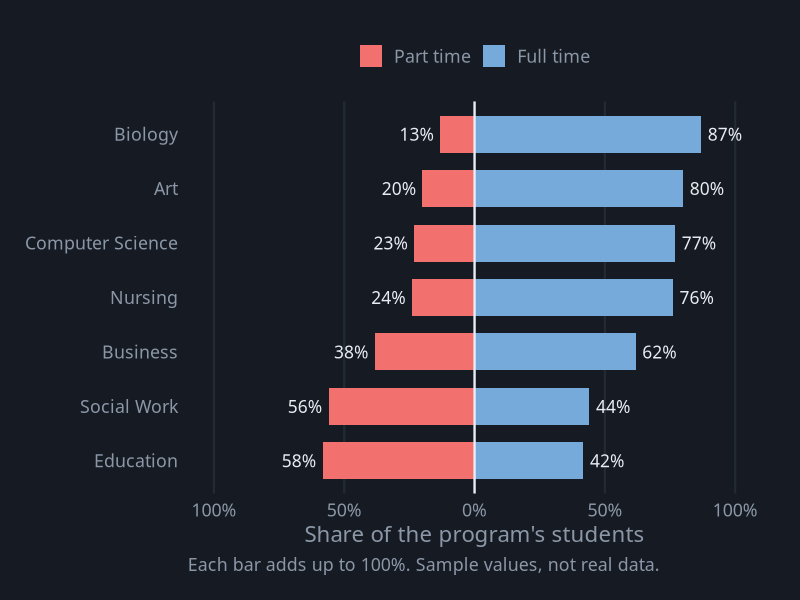
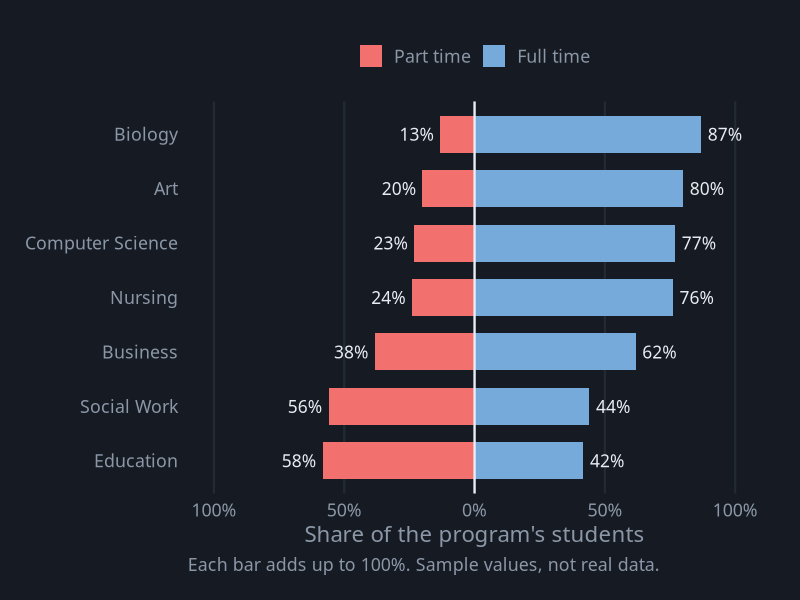

R code for these plots, in order:
# Spine Chart
# Question: What share of each program's students are full time and part time?
# Put this script and spine.csv in the same folder, then in RStudio choose
# Session > Set Working Directory > To Source File Location.

library(tidyverse)

# ---- Gallery look: dark background, soft gray text ----
font <- "IBM Plex Sans"   # use "sans" if IBM Plex Sans is not installed
ink  <- "#8B97A7"

theme_gallery <- function() {
  theme_minimal(base_size = 16, base_family = font) +
    theme(
      plot.background  = element_rect(fill = "#161B23", color = NA),
      panel.grid       = element_line(color = "#222A34"),
      panel.grid.minor = element_blank(),
      text             = element_text(color = ink),
      axis.text        = element_text(color = ink),
      legend.position  = "top",
      legend.title     = element_blank(),
      plot.margin      = margin(24, 28, 18, 18)
    )
}

pal <- c("Part time" = "#F2716F", "Full time" = "#75AADB")

df <- read_csv("spine.csv", show_col_types = FALSE) |>
  mutate(total       = full_time + part_time,
         `Full time` = full_time / total,
         `Part time` = -part_time / total,          # negative, so it extends left
         program     = fct_reorder(program, `Full time`)) |>
  pivot_longer(c(`Part time`, `Full time`), names_to = "side", values_to = "share")

p <- ggplot(df, aes(x = share, y = program, fill = side)) +
  geom_col(width = 0.68) +
  geom_vline(xintercept = 0, color = "#E8EDF4", linewidth = 0.8) +
  # each share is written just past the outer end of its half
  geom_text(aes(label = scales::percent(abs(share), accuracy = 1),
                hjust = if_else(share > 0, -0.2, 1.2)),
            color = "#E8EDF4", family = font, size = 4.4) +
  scale_x_continuous(labels = function(x) scales::percent(abs(x)), limits = c(-1, 1),
                     breaks = seq(-1, 1, by = 0.5)) +
  scale_fill_manual(values = pal, breaks = c("Part time", "Full time")) +
  labs(x = "Share of the program's students", y = NULL,
       caption = "Each bar adds up to 100%. Sample values, not real data.") +
  theme_gallery() +
  theme(panel.grid.major.y = element_blank(), plot.caption = element_text(color = ink, hjust = 0))

ggsave("spine.png", p, width = 9, height = 6, dpi = 200)
p
